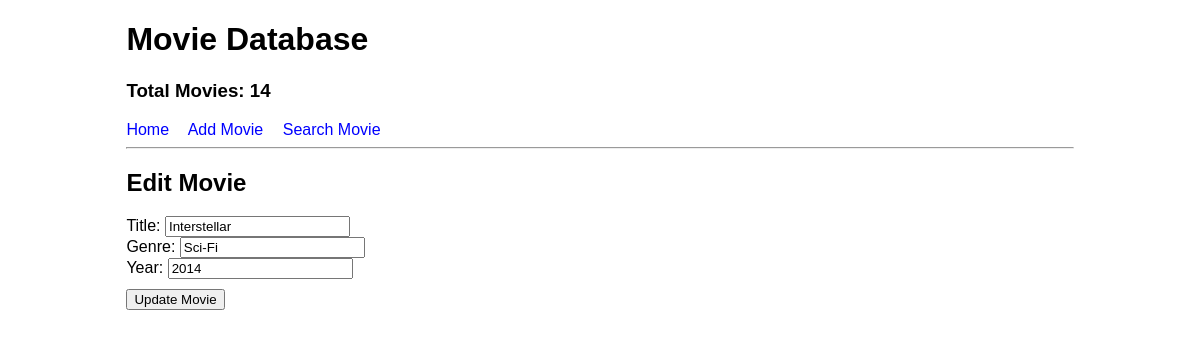
/4/edit, run on the app's committed database.
### tables this page shows
CREATE TABLE movies (
        m_id INTEGER PRIMARY KEY AUTOINCREMENT,
        title TEXT NOT NULL,
        genre TEXT,
        year INTEGER
        );

### main.py (the view, shortened to what this page needs)
@app.route('/<int:m_id>/edit', methods=('GET', 'POST'))
def update_movie(m_id):
    conn = get_db_connection()
    movie = conn.execute('SELECT * FROM movies WHERE m_id = ?', (m_id,)).fetchone()
    total = count()
    conn.close()
    return render_template('update_movie.html', movie=movie, total=total)

### main.py (called while the page is built)
def get_db_connection():
    conn = sqlite3.connect('movies.db')
    conn.row_factory = sqlite3.Row  # This allows us to access the columns by name
    return conn

def count():
    conn = get_db_connection()
    total = conn.execute('SELECT COUNT(*) FROM movies').fetchone()
    conn.close()
    return total

### templates/update_movie.html
{% extends 'base.html' %}
{% block content %}
    <h2>Edit Movie</h2>
    <form method="post">
        <label for="title">Title:</label>
        <input type="text" id="title" name="title" value="{{ movie.title }}" required>
        <br>
        <label for="genre">Genre:</label>
        <input type="text" id="genre" name="genre" value="{{ movie.genre }}">
        <br>
        <label for="year">Year:</label>
        <input type="number" id="year" name="year" value="{{ movie.year }}" required>
        <br>
        <button type="submit">Update Movie</button>
    </form>
{% endblock %}

### static/style.css (style rules this page uses)
body { font-family: Arial, sans-serif; }
form { margin-top: 10px; }
button { margin-top: 10px; }

### data on the page
movies: title "Interstellar", genre "Sci-Fi", year "2014"

### other printed values
{{ total[0] }} "14"
